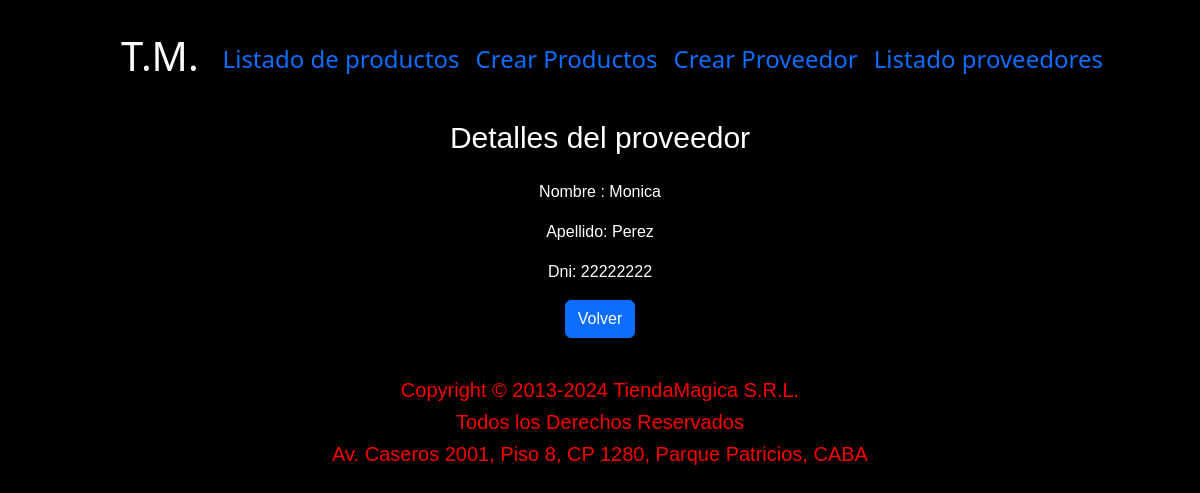
The app's page /detalle_proveedor/1/, older data.
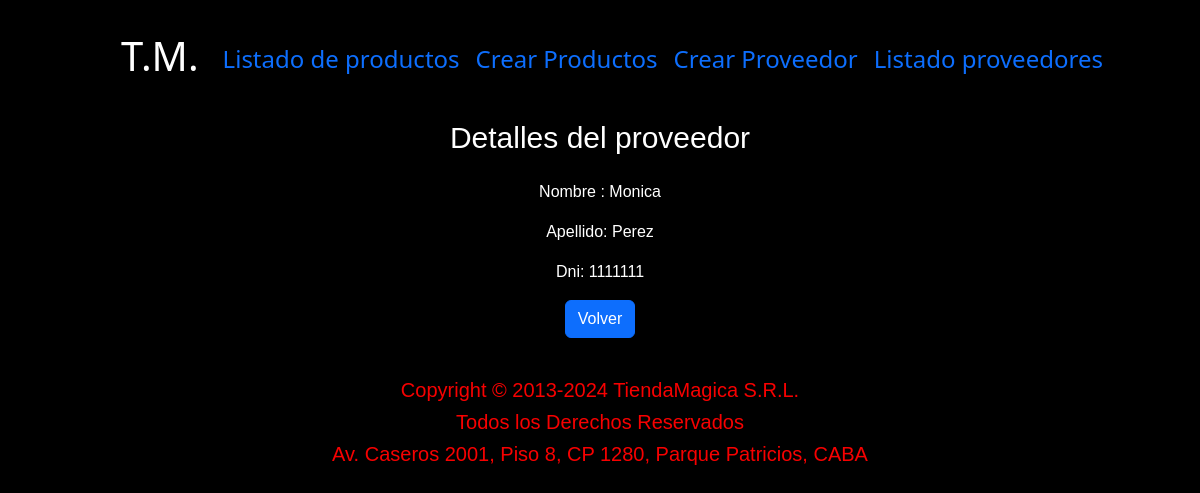
The same page, newer data.
### compra/models.py (models this page shows, shortened)
class Proveedor(models.Model):
    nombre = models.CharField(max_length=100)
    apellido = models.CharField(max_length=100)
    dni = models.IntegerField()
    class Meta:
        verbose_name = "Proveedor"

### compra/views.py (the view)
# urls.py: path('detalle_proveedor/<int:pk>/', views.ProveedorDetailView.as_view(), name='detail_proveedor'),
class ProveedorDetailView(DetailView):
    model = Proveedor
    template_name = 'detalle_proveedor.html'

### compra/templates/detalle_proveedor.html (shortened to what this page needs)
{% extends 'index.html' %}
{% load static %}
{% block contenidonav %}
<h1>Detalles del proveedor</h1>
<div class="d-flex flex-column mb-4 mt-4 align-items-center fs-6 text">
  <p>Nombre : {{object.nombre}}</p>
  <p>Apellido: {{object.apellido}}</p>
  <p>Dni: {{object.dni}}</p>
  <p>
    <a type="button" href="{% url 'proveedor' %}" class="btn btn-primary fs-6">Volver</a>
  </p>
</div>
{% endblock contenidonav %}

Row changes from the older to the newer data that the page shows:
changed Proveedor "Monica": dni "22222222" → "1111111"
